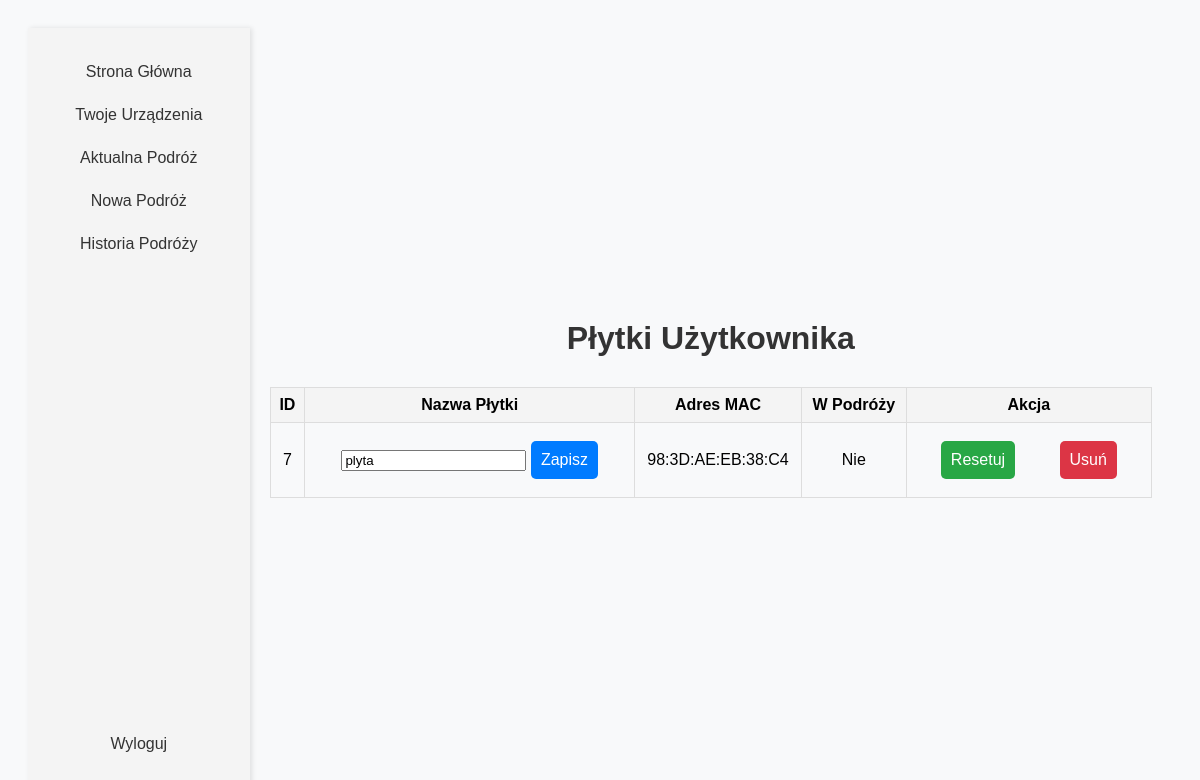
Screenshot of /user3/boards (signed in) with the database file from the repository.
### tables this page shows
CREATE TABLE user_boards (
                    id INTEGER PRIMARY KEY AUTOINCREMENT,
                    user_id INTEGER NOT NULL,
                    mac_address TEXT NOT NULL,
                    board_name TEXT,
                    is_in_use INTEGER DEFAULT 0 NOT NULL,
                    FOREIGN KEY (user_id) REFERENCES users (id));

### routes/boards.py (the view, shortened to what this page needs)
@bp.route('/<username>/boards', methods=['GET', 'POST'])
def boards(username):
    if 'username' not in session or session['username'] != username:
        return redirect(url_for('home.home'))
    if request.method == 'POST':
        if 'reset' in request.form:
            board_id = request.form.get('board_id')
            if board_id:
                toggle_board_usage(board_id, 0)  # Ustawia is_in_use na 0
            return redirect(url_for('boards.boards', username=username))
    boards = get_user_boards(username)
    return render_template('boards.html', boards=boards, username=username)

### routes/boards.py (called while the page is built)
def get_user_boards(username):
    conn = sqlite3.connect('Users.db')
    conn.row_factory = sqlite3.Row
    c = conn.cursor()
    c.execute('''SELECT user_boards.id, user_boards.mac_address, user_boards.board_name, user_boards.is_in_use
                 FROM user_boards
                 INNER JOIN users ON user_boards.user_id = users.id
                 WHERE users.username = ?
                 ORDER BY user_boards.id ASC''', (username,))
    boards = c.fetchall()
    conn.close()
    return boards

### templates/boards.html (shortened to what this page needs)
<!DOCTYPE html>
<html lang="pl">
<head>
</head>
<body>
    {% if username %}
        <div class="sidebar">
            <div>
                <a href="{{ url_for('home.home') }}">Strona Główna</a>
                <a href="{{ url_for('boards.boards', username=username) }}">Twoje Urządzenia</a>
                <a href="{{ url_for('current_journey.current_journey')}}">Aktualna Podróż</a>
                <a href="{{ url_for('new_journey.new_journey') }}">Nowa Podróż</a>
                <a href="{{ url_for('journey_history.journey_history') }}">Historia Podróży</a>
            </div>
        <a href="{{ url_for('login.logout') }}">Wyloguj</a>
        </div>
        <div class="content">
            <h1>Płytki Użytkownika</h1>
            <table>
                <thead>
                    <tr>
                        <th>ID</th>
                        <th>Nazwa Płytki</th>
                        <th>Adres MAC</th>
                        <th>W Podróży</th>
                        <th>Akcja</th>
                    </tr>
                </thead>
                <tbody>
                    {% for board in boards %}
                    <tr>
                        <td>{{ board.id }}</td>
                        <td>
                            <form method="post" action="{{ url_for('boards.boards', username=username) }}">
                                <input type="text" name="new_name" value="{{ board.board_name }}">
                                <button type="submit">Zapisz</button>
                            </form>
                        </td>
                        <td>{{ board.mac_address }}</td>
                        <td>
                            {{ 'Tak' if board.is_in_use else 'Nie' }}
                        </td>
                        <td>
                            <form method="post" action="{{ url_for('boards.boards', username=username) }}">
                                <button type="submit" name="reset" class="reset">Resetuj</button>
                            </form>
                            <form method="post" action="{{ url_for('boards.boards', username=username) }}">
                                <button type="submit" name="delete" class="delete">Usuń</button>
                            </form>
                        </td>
                    </tr>
                    {% endfor %}
                </tbody>
            </table>
        </div>
    {% endif %}
</body>
</html>

### templates/boards.html (style rules this page uses)
body { font-family: Arial, sans-serif; text-align: center; background-color: #f8f9fa; padding: 20px; display: flex; }
h1 { color: #333; margin-bottom: 30px; }
form { margin: 20px; }
button { margin: 10px 0; padding: 10px 20px; cursor: pointer; }
.sidebar { width: 200px; background-color: #f4f4f4; padding: 20px; display: flex; flex-direction: column; justify-content: space-between; height: 90vh; box-shadow: 2px 0 5px rgba(0,0,0,0.1); }
.sidebar a { text-decoration: none; color: #333; padding: 10px 0; margin: 5px 0; display: block; font-size: 16px; }
.content { padding: 20px; padding: 20px; justify-content: center; margin: auto; align-items: center; width: 85%; width: 85%; }
table { width: 100%; border-collapse: collapse; margin: 20px 0; }
table th, table td { border: 1px solid #ddd; padding: 8px; text-align: center; }
table th { background-color: #f4f4f4; }
button { padding: 10px; font-size: 16px; cursor: pointer; border: none; background-color: #007bff; color: white; border-radius: 5px; }
button.delete { background-color: #dc3545; }
form { display: inline; }
button.reset { background-color: #28a745; }

### rows the page displays
user_boards: id "7", new_name "plyta", mac_address "98:3D:AE:EB:38:C4", is_in_use "Nie"
